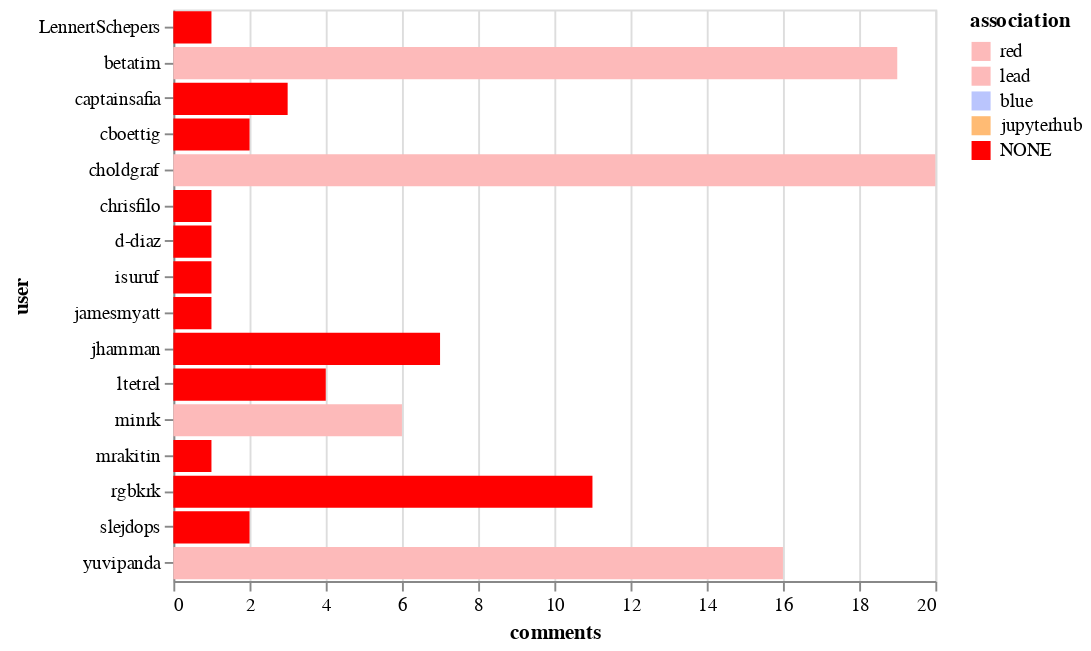

The code cell stored with this chart in its notebook:
### Markdown cell above
## Top commenters

### Code cell
alt.Chart(top_commenters).mark_bar().encode(
    x='comments',
    y='user',
    color=alt.Color('association', sort=["CONTRIBUTOR", "MEMBER", "NONE"], scale=color_scale)
)

### Figure 1 — Vega-Lite specification as saved in the notebook (floating-point values rounded to 4 significant figures)
{"$schema": "https://vega.github.io/schema/vega-lite/v2.6.0.json", "config": {"view": {"height": 300, "width": 400}}, "data": {"name": "data-d23b0922f4681e8a17647a4a845f528b"}, "datasets": {"data-d23b0922f4681e8a17647a4a845f528b": [{"association": "red", "comments": 20, "user": "choldgraf"}, {"association": "red", "comments": 19, "user": "betatim"}, {"association": "red", "comments": 16, "user": "yuvipanda"}, {"association": "NONE", "comments": 11, "user": "rgbkrk"}, {"association": "NONE", "comments": 7, "user": "jhamman"}, {"association": "lead", "comments": 6, "user": "minrk"}, {"association": "NONE", "comments": 4, "user": "ltetrel"}, {"association": "NONE", "comments": 3, "user": "captainsafia"}, {"association": "NONE", "comments": 2, "user": "slejdops"}, {"association": "NONE", "comments": 2, "user": "cboettig"}, {"association": "NONE", "comments": 1, "user": "mrakitin"}, {"association": "NONE", "comments": 1, "user": "jamesmyatt"}, {"association": "NONE", "comments": 1, "user": "isuruf"}, {"association": "NONE", "comments": 1, "user": "d-diaz"}, {"association": "NONE", "comments": 1, "user": "chrisfilo"}, {"association": "NONE", "comments": 1, "user": "LennertSchepers"}]}, "encoding": {"color": {"field": "association", "scale": {"domain": ["red", "lead", "blue", "jupyterhub", "NONE"], "range": ["#fdbaba", "#fdbaba", "#bac5fd", "#ffbb74", "red"]}, "sort": ["CONTRIBUTOR", "MEMBER", "NONE"], "type": "nominal"}, "x": {"field": "comments", "type": "quantitative"}, "y": {"field": "user", "type": "nominal"}}, "mark": "bar"}
